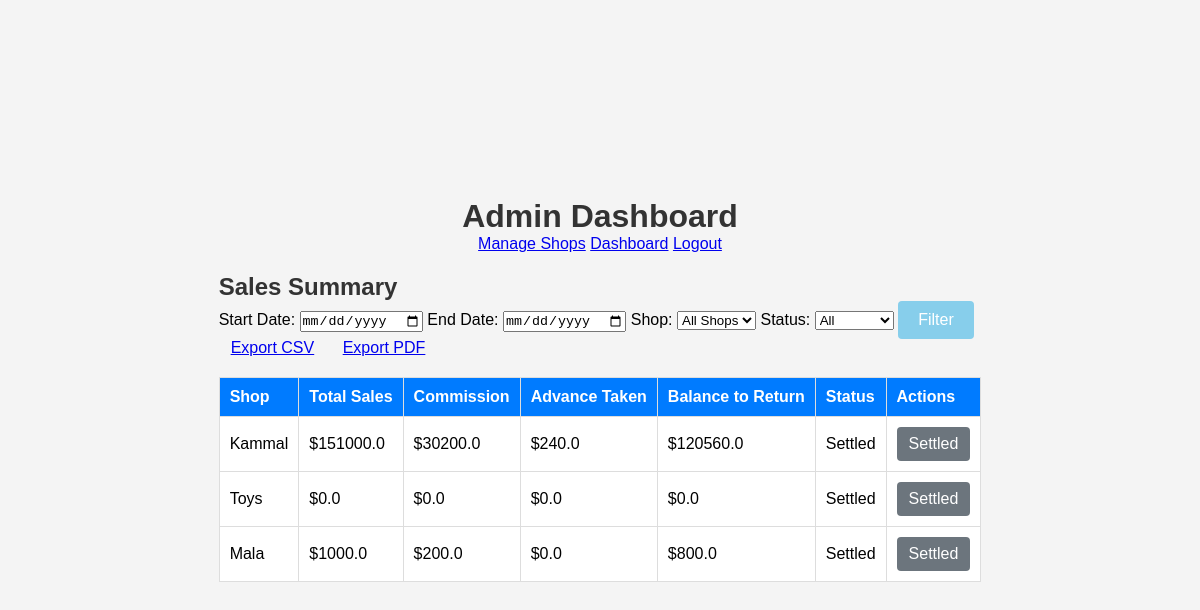
The app's page /admin/dashboard (signed in) with its own data.
### app.py (models this page shows)
class Shop(db.Model):
    id = db.Column(db.Integer, primary_key=True)
    name = db.Column(db.String(100), unique=True, nullable=False)
    commission_rate = db.Column(db.Float, nullable=False)
    carnival_id = db.Column(db.Integer, db.ForeignKey('carnival.id'), nullable=False)
    carnival = db.relationship('Carnival', backref=db.backref('shops', lazy=True))

### app.py (the view)
@app.route('/admin/dashboard', methods=['GET', 'POST'])
@login_required
def admin_dashboard():
    if current_user.role != 'admin':
        flash("Access denied.", "danger")
        return redirect(url_for('index'))
    from datetime import datetime, timedelta
    start_date = request.form.get('start_date')
    end_date = request.form.get('end_date')
    shop_id = request.form.get('shop_id')
    settled_filter = request.form.get('settled_filter')
    carnival_id = request.form.get('carnival_id')
    query = Sale.query
    if start_date and end_date:
        start_date = datetime.strptime(start_date, "%Y-%m-%d")
        end_date = datetime.strptime(end_date, "%Y-%m-%d")
        query = query.filter(Sale.date.between(start_date, end_date))
    else:
        three_days_ago = datetime.now(UTC) - timedelta(days=3)
        query = query.filter(Sale.date >= three_days_ago)
    if shop_id and shop_id != 'all':
        query = query.filter(Sale.shop_id == shop_id)
    if settled_filter == 'settled':
        query = query.filter(Sale.settled == True)
    elif settled_filter == 'unsettled':
        query = query.filter(Sale.settled == False)
    if carnival_id and carnival_id != 'all':
        query = query.filter(Sale.carnival_id == carnival_id)
    sales = query.all()
    summary_data = {}
    carnival_summary = {"total_sales": 0.0, "commission": 0.0, "advance": 0.0, "balance": 0.0}
    for sale in sales:
        shop_name = sale.shop.name if sale.shop else "Unknown Shop"
        if shop_name not in summary_data:
            summary_data[shop_name] = {
                "total_sales": 0.0,
                "commission": 0.0,
                "advance": 0.0,
                "balance": 0.0,
                "shop_id": sale.shop_id,
                "settled": sale.settled
            }
        summary_data[shop_name]["total_sales"] += sale.amount
        summary_data[shop_name]["commission"] += sale.amount * 0.2  # Example: 20% commission
        summary_data[shop_name]["advance"] += sale.advance
        summary_data[shop_name]["balance"] = (
            summary_data[shop_name]["total_sales"]
            - summary_data[shop_name]["commission"]
            - summary_data[shop_name]["advance"]
        )
        carnival_summary["total_sales"] += sale.amount
        carnival_summary["commission"] += sale.amount * 0.2
        carnival_summary["advance"] += sale.advance
        carnival_summary["balance"] = (
            carnival_summary["total_sales"] - carnival_summary["commission"] - carnival_summary["advance"]
        )
    sales_data = [
        {
            "shop": shop,
            "total_sales": data["total_sales"],
            "commission": data["commission"],
            "advance": data["advance"],
            "balance": data["balance"],
            "shop_id": data["shop_id"],
            "settled": data["settled"]
        }
        for shop, data in summary_data.items()
    ]
    return render_template(
        "admin_dashboard.html",
        sales_data=sales_data,
        carnival_summary=carnival_summary,
        shops=Shop.query.all(),
        carnivals=Carnival.query.all()
    )

### app.py (called while the page is built)
@login_manager.user_loader
def load_user(user_id):
    return User.query.get(int(user_id))

@app.before_request
def session_timeout():
    session.permanent = True
    session.modified = True
    if 'last_activity' in session:
        last_activity = session['last_activity']
        if isinstance(last_activity, str):  # Convert string to datetime
            last_activity = datetime.fromisoformat(last_activity)
            if last_activity.tzinfo is None:
                last_activity = last_activity.replace(tzinfo=timezone.utc)  # Convert to UTC
        if datetime.now(timezone.utc) - last_activity > app.config['PERMANENT_SESSION_LIFETIME']:
            logout_user()
            flash('Session expired. Please log in again.', 'warning')
            return redirect(url_for('login'))
    session['last_activity'] = datetime.now(UTC).isoformat()  # Store as ISO string

### templates/admin_dashboard.html (shortened to what this page needs)
<!DOCTYPE html>
<html lang="en">
<head>
    <link rel="stylesheet" href="{{ url_for('static', filename='styles.css') }}">
</head>
<body>
    <header>
        <h1>Admin Dashboard</h1>
        <nav>
            <a href="{{ url_for('manage_shops') }}">Manage Shops</a>
            <a href="{{ url_for('admin_dashboard') }}">Dashboard</a>
            <a href="{{ url_for('logout') }}">Logout</a>
        </nav>
    </header>
    <main>
        <h2>Sales Summary</h2>
        <form method="GET" action="{{ url_for('admin_dashboard') }}">
            <label for="start_date">Start Date:</label>
            <input type="date" id="start_date" name="start_date" value="{{ request.args.get('start_date', '') }}">
            <label for="end_date">End Date:</label>
            <input type="date" id="end_date" name="end_date" value="{{ request.args.get('end_date', '') }}">
            <label for="shop_id">Shop:</label>
            <select id="shop_id" name="shop_id">
                <option value="">All Shops</option>
            </select>
            <label for="status">Status:</label>
            <select id="status" name="status">
                <option value="">All</option>
            </select>
            <button type="submit">Filter</button>
        </form>
        <div class="export-buttons">
            <a href="{{ url_for('export_sales', format='csv', start_date=request.args.get('start_date'), end_date=request.args.get('end_date'), shop_id=request.args.get('shop_id'), status=request.args.get('status')) }}" class="btn">Export CSV</a>
            <a href="{{ url_for('export_sales', format='pdf', start_date=request.args.get('start_date'), end_date=request.args.get('end_date'), shop_id=request.args.get('shop_id'), status=request.args.get('status')) }}" class="btn">Export PDF</a>
        </div>
        <table>
            <thead>
                <tr>
                    <th>Shop</th>
                    <th>Total Sales</th>
                    <th>Commission</th>
                    <th>Advance Taken</th>
                    <th>Balance to Return</th>
                    <th>Status</th>
                    <th>Actions</th>
                </tr>
            </thead>
            <tbody>
                {% for data in sales_data %}
                <tr>
                    <td>{{ data.shop }}</td>
                    <td>${{ data.total_sales | round(2) }}</td>
                    <td>${{ data.commission | round(2) }}</td>
                    <td>${{ data.advance | round(2) }}</td>
                    <td>${{ data.balance | round(2) }}</td>
                    <td>
                        {% if data.settled %}
                            <span class="badge bg-success">Settled</span>
                        {% else %}
                            <span class="badge bg-warning">Pending</span>
                        {% endif %}
                    </td>
                    <td>
                        {% if not data.settled %}
                            <form action="{{ url_for('settle_sales') }}" method="POST">
                                <input type="hidden" name="shop_id" value="{{ data.shop_id }}">
                                <button type="submit" class="btn btn-primary">Settle</button>
                            </form>
                        {% else %}
                            <button disabled class="btn btn-secondary">Settled</button>
                        {% endif %}
                    </td>
                </tr>
                {% endfor %}
            </tbody>
        </table>
    </main>
</body>
</html>

### static/styles.css (style rules this page uses)
body { font-family: Arial, sans-serif; margin: 0; padding: 20px; background-color: #f4f4f4; }
h1, h2 { color: #333; }
table { width: 100%; border-collapse: collapse; margin: 20px 0; background: white; }
th, td { border: 1px solid #ddd; padding: 10px; text-align: left; }
th { background-color: #007bff; color: white; }
.btn { padding: 8px 12px; border: none; cursor: pointer; }
.btn-secondary { background-color: #6c757d; color: white; }
* { margin: 0; padding: 0; box-sizing: border-box; }
body { font-family: Arial, sans-serif; background-color: #f4f4f4; display: flex; justify-content: center; align-items: center; height: 100vh; flex-direction: column; }
header { text-align: center; margin-bottom: 20px; }
button { padding: 10px 20px; border: none; border-radius: 4px; background-color: #87CEEB; color: #fff; font-size: 16px; cursor: pointer; transition: background-color 0.3s; }

### records on screen
Shop: shop "Kammal", total_sales "151000.0", commission "30200.0", advance "240.0", balance "120560.0"
Shop: shop "Toys", total_sales "0.0", commission "0.0", advance "0.0", balance "0.0"
Shop: shop "Mala", total_sales "1000.0", commission "200.0", advance "0.0", balance "800.0"
